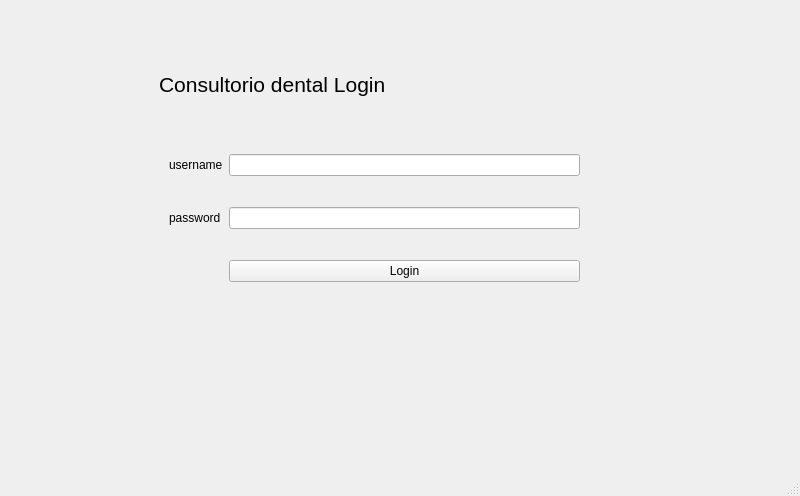
<?xml version="1.0" encoding="UTF-8"?>
<ui version="4.0">
 <class>MainWindow</class>
 <widget class="QMainWindow" name="MainWindow">
  <property name="geometry">
   <rect>
    <x>0</x>
    <y>0</y>
    <width>800</width>
    <height>496</height>
   </rect>
  </property>
  <property name="maximumSize">
   <size>
    <width>800</width>
    <height>700</height>
   </size>
  </property>
  <property name="windowTitle">
   <string>MainWindow</string>
  </property>
  <property name="styleSheet">
   <string notr="true"/>
  </property>
  <widget class="QWidget" name="centralwidget">
   <layout class="QVBoxLayout" name="verticalLayout">
    <item>
     <widget class="QStackedWidget" name="stackedWidget">
      <property name="currentIndex">
       <number>0</number>
      </property>
      <widget class="QWidget" name="page">
       <widget class="QWidget" name="gridLayoutWidget">
        <property name="geometry">
         <rect>
          <x>160</x>
          <y>120</y>
          <width>411</width>
          <height>181</height>
         </rect>
        </property>
        <layout class="QGridLayout" name="gridLayout">
         <item row="0" column="0">
          <widget class="QLabel" name="label">
           <property name="text">
            <string>username</string>
           </property>
          </widget>
         </item>
         <item row="0" column="1">
          <widget class="QLineEdit" name="user_name"/>
         </item>
         <item row="1" column="1">
          <widget class="QLineEdit" name="password"/>
         </item>
         <item row="1" column="0">
          <widget class="QLabel" name="label_2">
           <property name="text">
            <string>password</string>
           </property>
          </widget>
         </item>
         <item row="2" column="1">
          <widget class="QPushButton" name="login">
           <property name="text">
            <string>Login</string>
           </property>
          </widget>
         </item>
        </layout>
       </widget>
       <widget class="QLabel" name="label_3">
        <property name="geometry">
         <rect>
          <x>150</x>
          <y>50</y>
          <width>421</width>
          <height>51</height>
         </rect>
        </property>
        <property name="font">
         <font>
          <pointsize>16</pointsize>
         </font>
        </property>
        <property name="text">
         <string>Consultorio dental Login</string>
        </property>
       </widget>
      </widget>
      <widget class="QWidget" name="page_2">
       <widget class="QPushButton" name="pushButton">
        <property name="geometry">
         <rect>
          <x>0</x>
          <y>282</y>
          <width>774</width>
          <height>35</height>
         </rect>
        </property>
        <property name="text">
         <string>Agendar cita</string>
        </property>
       </widget>
       <widget class="QPushButton" name="pushButton_2">
        <property name="geometry">
         <rect>
          <x>0</x>
          <y>326</y>
          <width>774</width>
          <height>35</height>
         </rect>
        </property>
        <property name="text">
         <string>Modificar citas</string>
        </property>
       </widget>
       <widget class="QPushButton" name="pushButton_3">
        <property name="geometry">
         <rect>
          <x>0</x>
          <y>370</y>
          <width>774</width>
          <height>35</height>
         </rect>
        </property>
        <property name="text">
         <string>Refrescar citas</string>
        </property>
       </widget>
       <widget class="QTableWidget" name="tableWidget">
        <property name="geometry">
         <rect>
          <x>0</x>
          <y>-6</y>
          <width>774</width>
          <height>279</height>
         </rect>
        </property>
        <property name="maximumSize">
         <size>
          <width>1100</width>
          <height>800</height>
         </size>
        </property>
        <column>
         <property name="text">
          <string>ID</string>
         </property>
        </column>
        <column>
         <property name="text">
          <string>Fecha</string>
         </property>
        </column>
        <column>
         <property name="text">
          <string>Hora</string>
         </property>
        </column>
        <column>
         <property name="text">
          <string>Servicio</string>
         </property>
        </column>
        <column>
         <property name="text">
          <string>Usuario</string>
         </property>
        </column>
        <column>
         <property name="text">
          <string>Realizada</string>
         </property>
        </column>
        <column>
         <property name="text">
          <string>Delete</string>
         </property>
        </column>
       </widget>
      </widget>
     </widget>
    </item>
   </layout>
  </widget>
  <widget class="QMenuBar" name="menubar">
   <property name="geometry">
    <rect>
     <x>0</x>
     <y>0</y>
     <width>800</width>
     <height>30</height>
    </rect>
   </property>
  </widget>
  <widget class="QStatusBar" name="statusbar"/>
 </widget>
 <tabstops>
  <tabstop>user_name</tabstop>
  <tabstop>password</tabstop>
  <tabstop>login</tabstop>
  <tabstop>tableWidget</tabstop>
  <tabstop>pushButton</tabstop>
  <tabstop>pushButton_2</tabstop>
  <tabstop>pushButton_3</tabstop>
 </tabstops>
 <resources/>
 <connections/>
</ui>
